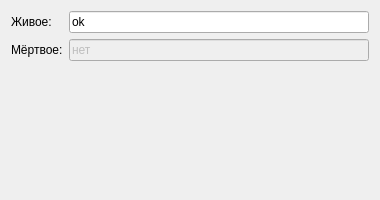
<?xml version="1.0" encoding="UTF-8"?>
<ui version="4.0"><class>Dialog</class><widget class="QDialog" name="Dialog"><property name="geometry"><rect><x>0</x><y>0</y><width>380</width><height>200</height></rect></property><property name="windowTitle"><string>#043 form/128_disabled_field</string></property><layout class="QFormLayout" name="formLayout"><item row="0" column="0"><widget class="QLabel" name="l1"><property name="text"><string>Живое:</string></property></widget></item><item row="0" column="1"><widget class="QLineEdit" name="e1"><property name="text"><string>ok</string></property></widget></item><item row="1" column="0"><widget class="QLabel" name="l2"><property name="text"><string>Мёртвое:</string></property></widget></item><item row="1" column="1"><widget class="QLineEdit" name="e2"><property name="text"><string>нет</string></property><property name="enabled"><bool>false</bool></property></widget></item></layout></widget></ui>
